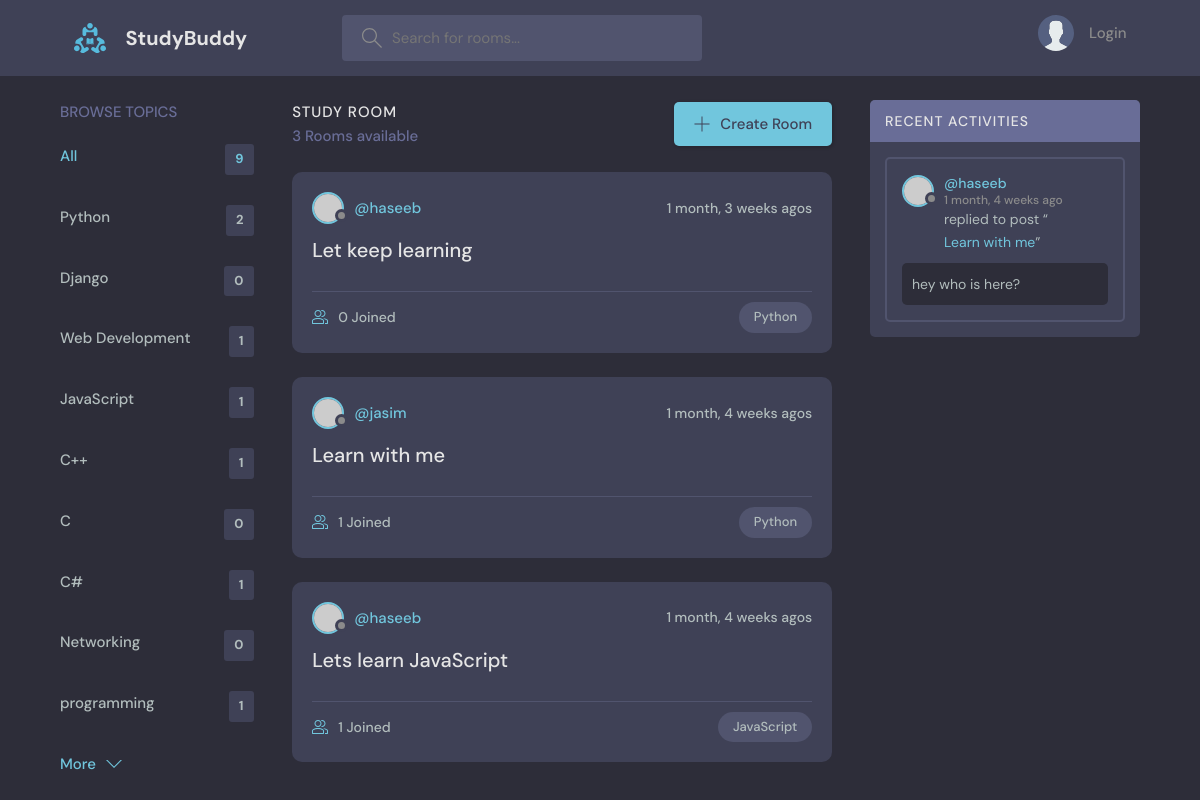
Page /?q=Python on the committed database.
### base/models.py (models this page shows, shortened)
class Topic(models.Model):
    name = models.CharField(max_length=100)

class Room(models.Model):
    host =  models.ForeignKey(User, on_delete=models.SET_NULL, null = True)
    topic =  models.ForeignKey(Topic, on_delete=models.SET_NULL, null = True)
    name = models.CharField(max_length=100)
    description = models.TextField(null=True, blank=True)
    participants = models.ManyToManyField(
        User, related_name='participants', blank=True
    )
    updated = models.DateTimeField(auto_now=True)
    created = models.DateTimeField(auto_now_add=True)
    class Meta:
        ordering = ['-updated', '-created']
    def __str__(self):
        return self.name

class Message(models.Model):
    user = models.ForeignKey(User, on_delete=models.CASCADE)
    room = models.ForeignKey(Room, on_delete=models.CASCADE)
    body = models.TextField()
    updated = models.DateTimeField(auto_now=True)
    created = models.DateTimeField(auto_now_add=True)
    class Meta:
        ordering = ['-updated', '-created']

### base/views.py (the view)
# urls.py: path('',views.Home, name="Home"),
def Home(request):
    q = request.GET.get('q') if request.GET.get('q') != None else ''
    rooms = Room.objects.filter(
        Q(topic__name__icontains=q) |
        Q(name__icontains=q) |
        Q(description__icontains=q)
        )
    topics = Topic.objects.all()
    room_count = rooms.count()
    room_messages = Message.objects.filter(Q(room__topic__name__icontains=q))
    context = {'rooms': rooms, 'topics': topics, 'room_count':room_count, 'room_messages':room_messages}
    return render(request, 'base/home.html', context)

### base/templates/base/home.html (shortened to what this page needs)
{% extends 'main.html' %}
{% block content %}
    <main class="layout layout--3">
      <div class="container">
        {% include 'base/topics_component.html' %}
        <div class="roomList">
          <div class="roomList__header">
            <div>
              <h2>Study Room</h2>
              <p>{{room_count}} Rooms available</p>
            </div>
            <a class="btn btn--main" href="{% url 'room-create' %}">
              <svg version="1.1" xmlns="http://www.w3.org/2000/svg" width="32" height="32" viewBox="0 0 32 32">
                <title>add</title>
                <path
                  d="M16.943 0.943h-1.885v14.115h-14.115v1.885h14.115v14.115h1.885v-14.115h14.115v-1.885h-14.115v-14.115z"
                ></path>
              </svg>
              Create Room
            </a>
          </div>
          {% include 'base/feed_component.html' %}
        </div>
        {% include 'base/activity_component.html' %}
      </div>
    </main>
{% endblock %}

### base/templates/base/topics_component.html
<div class="topics">
    <div class="topics__header">
      <h2>Browse Topics</h2>
    </div>
    <ul class="topics__list">
      <li>
        <a href="{% url 'Home' %}" class="active">All <span>{{topics.count}}</span></a>
      </li>
      {% for topic in topics %}
      <li>
        <a href="{% url 'Home' %}?q={{topic.name}}">{{topic.name}} <span>{{topic.room_set.all.count}}</span></a>
      </li>
      {% endfor %}
    <a class="btn btn--link" href="topics.html">
      More
      <svg version="1.1" xmlns="http://www.w3.org/2000/svg" width="32" height="32" viewBox="0 0 32 32">
        <title>chevron-down</title>
        <path d="M16 21l-13-13h-3l16 16 16-16h-3l-13 13z"></path>
      </svg>
    </a>
  </div>

### base/templates/base/feed_component.html (shortened to what this page needs)
{% for room in rooms %}
<div class="roomListRoom">
    <div class="roomListRoom__header">
      <a href="{% url 'user-profile' room.host.id %}" class="roomListRoom__author">
        <div class="avatar avatar--small">
          <img src="https://randomuser.me/api/portraits/women/11.jpg" />
        </div>
        <span>@{{room.host.username}}</span>
      </a>
      <div class="roomListRoom__actions">
        <span>{{room.created|timesince}} agos</span>
      </div>
    </div>
    <div class="roomListRoom__content">
      <a href="{% url 'Room' room.id  %}">{{room.name}}</a>
    </div>
    <div class="roomListRoom__meta">
      <a href="{% url 'Room' room.id  %}" class="roomListRoom__joined">
        {{room.participants.all.count}} Joined
      </a>
      <p class="roomListRoom__topic">{{room.topic.name}}</p>
    </div>
  </div>
{% endfor %}

### base/templates/base/activity_component.html (shortened to what this page needs)
<div class="activities">
    <div class="activities__header">
      <h2>Recent Activities</h2>
    </div>
    {% for message in room_messages %}
        <div class="activities__box">
        <div class="activities__boxHeader roomListRoom__header">
            <a href="{% url 'user-profile' message.user.id %}" class="roomListRoom__author">
            <div class="avatar avatar--small">
                <img src="https://randomuser.me/api/portraits/women/11.jpg" />
            </div>
            <p>
                @{{message.user}}
                <span>{{message.created|timesince}} ago</span>
            </p>
            </a>
        </div>
        <div class="activities__boxContent">
            <p>replied to post “<a href="{% url 'Room' message.room.id %}">{{message.room}}</a>”</p>
            <div class="activities__boxRoomContent">
                {{message.body}}
            </div>
        </div>
        </div>
    {% endfor %}
  </div>

### rows in the picture
Topic: name "Python", room_set.all.count "2"
Topic: name "Django", room_set.all.count "0"
Topic: name "Web Development", room_set.all.count "1"
Topic: name "JavaScript", room_set.all.count "1"
Topic: name "C++", room_set.all.count "1"
Topic: name "C", room_set.all.count "0"
Topic: name "C#", room_set.all.count "1"
Topic: name "Networking", room_set.all.count "0"
Topic: name "programming", room_set.all.count "1"
Room: host.username "haseeb", created "1 month, 3 weeks", name "Let keep learning", participants.all.count "0", topic.name "Python"
Room: host.username "jasim", created "1 month, 4 weeks", name "Learn with me", participants.all.count "1", topic.name "Python"
Room: host.username "haseeb", created "1 month, 4 weeks", name "Lets learn JavaScript", participants.all.count "1", topic.name "JavaScript"
Message: user "haseeb", created "1 month, 4 weeks", room "Learn with me", body "hey who is here?"

### other values in the picture
{{ topics.count }} "9"
{{ room_count }} "3"
